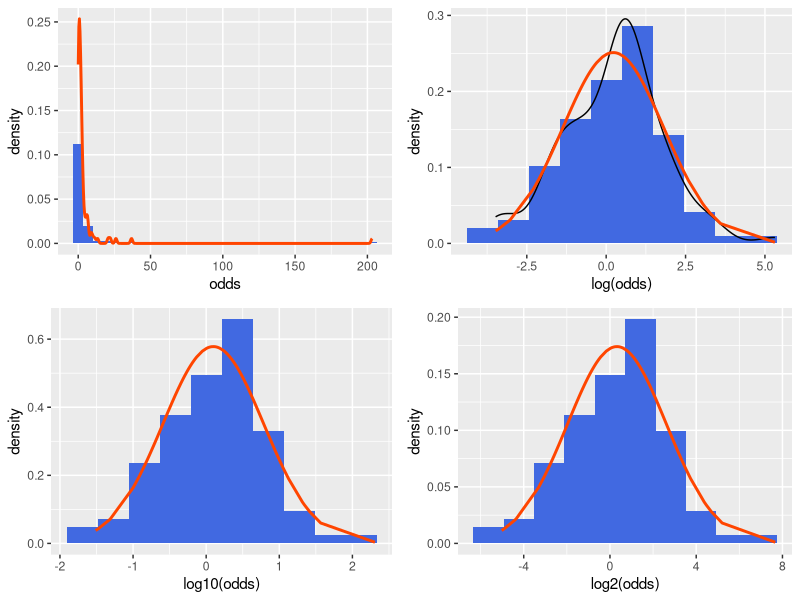
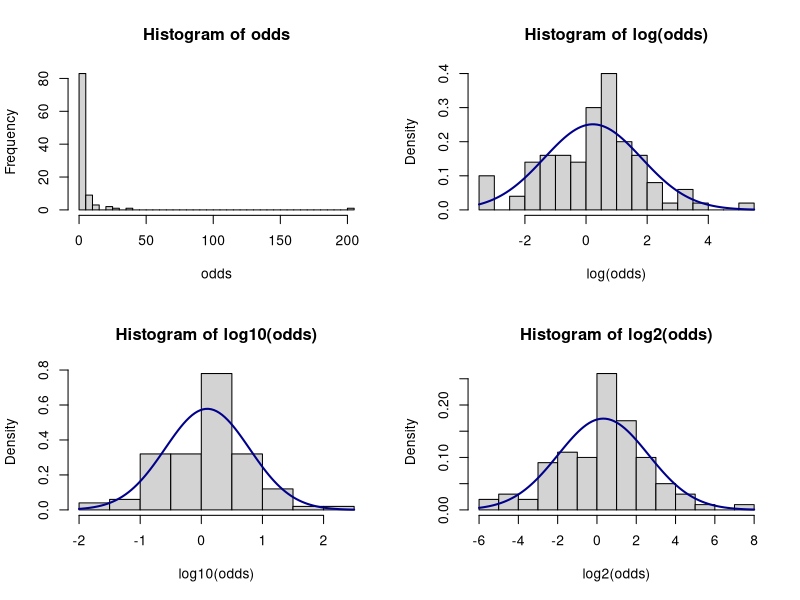

Here is the R script that generated these plots, in order:
## ---- chunk 1
knitr::opts_chunk$set(echo = TRUE)
## ---- chunk 2
set.seed(2019-10-01)
a <- runif(100, 1, 100)
b <- 100-a
odds <- a/b
data <- data.frame(a = a, b = b, odds = odds)
## ---- chunk 3
library(ggplot2)
p1 <- ggplot(data, aes(x = odds)) + 
  geom_histogram(aes(y = ..density..), fill = "#4169E1", bins = 30) + 
  geom_density(color = "#FF4500", size = 1)

p2 <- ggplot(data, aes(x = log(odds))) + 
  geom_histogram(aes(y = ..density..), fill = "#4169E1", bins = 10) +
  geom_density(aes(log(odds))) +
  geom_line(aes(x = log(odds), 
                y = dnorm(log(odds), mean = mean(log(odds)), sd = sd(log(odds)))),
            color = "#FF4500", size = 1)

p3 <- ggplot(data, aes(x = log10(odds))) + 
  geom_histogram(aes(y = ..density..), fill = "#4169E1", bins = 10) +
  geom_line(aes(x = log10(odds), 
                y = dnorm(log10(odds), mean = mean(log10(odds)), sd = sd(log10(odds)))),
            color = "#FF4500", size = 1)

p4 <- ggplot(data, aes(x = log2(odds))) + 
  geom_histogram(aes(y = ..density..), fill = "#4169E1", bins = 10) +
  geom_line(aes(x = log2(odds), 
                y = dnorm(log2(odds), mean = mean(log2(odds)), sd = sd(log2(odds)))),
            color = "#FF4500", size = 1)
cowplot::plot_grid(p1, p2, p3, p4)
## ---- chunk 4
opar <- par(no.readonly = TRUE)
par(mfrow = c(2, 2))
hist(odds, breaks = 50)
# 容易发现数据呈现偏态分布
# 将odds取对数
## loge
hist(log(odds), breaks = 20, freq = F)
curve(dnorm(x, 
            mean = mean(log(odds)),
            sd = sd(log(odds))),
      add = TRUE,
      col="darkblue", 
      lwd=2)

## log10
hist(log10(odds), breaks = 10, freq = F)
curve(dnorm(x, 
            mean = mean(log10(odds)),
            sd = sd(log10(odds))),
      add = TRUE,
      col="darkblue", 
      lwd=2)

## log2
hist(log2(odds), breaks = 10, freq = F)
curve(dnorm(x, 
            mean = mean(log2(odds)),
            sd = sd(log2(odds))),
      add = TRUE,
      col="darkblue", 
      lwd=2)
par(opar)
